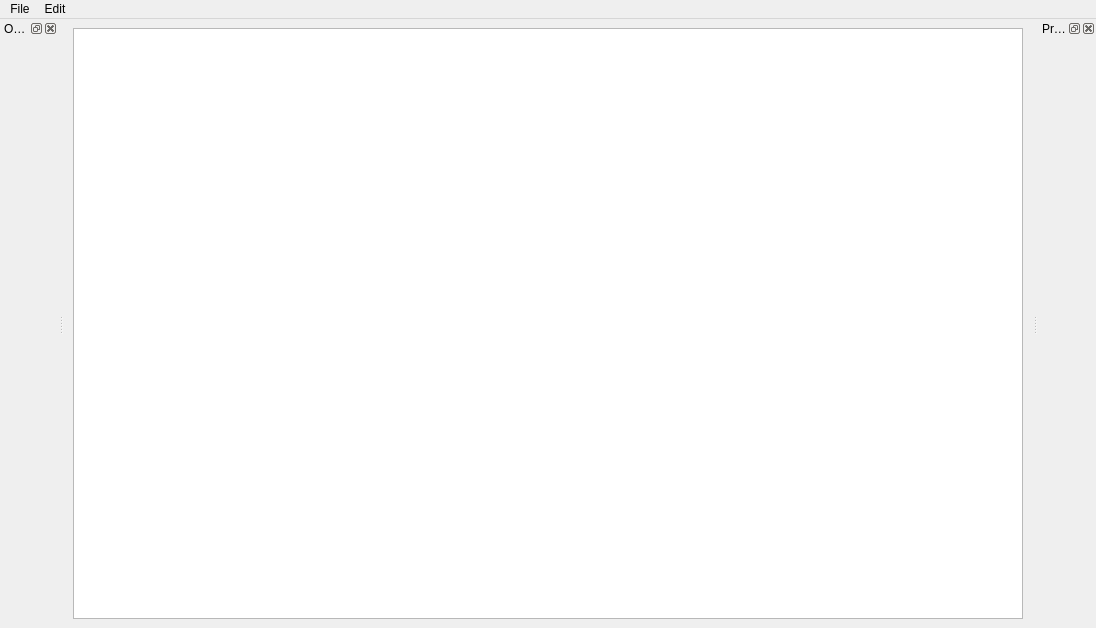
<?xml version="1.0" encoding="UTF-8"?>
<ui version="4.0">
 <class>UIMaker2</class>
 <widget class="QMainWindow" name="UIMaker2">
  <property name="geometry">
   <rect>
    <x>0</x>
    <y>0</y>
    <width>1096</width>
    <height>628</height>
   </rect>
  </property>
  <property name="windowTitle">
   <string>UIMaker2</string>
  </property>
  <widget class="QWidget" name="Grid">
   <layout class="QGridLayout" name="gridLayout">
    <item row="0" column="0">
     <widget class="QGraphicsView" name="graphicsView"/>
    </item>
   </layout>
  </widget>
  <widget class="QMenuBar" name="MenuBar">
   <property name="geometry">
    <rect>
     <x>0</x>
     <y>0</y>
     <width>1096</width>
     <height>20</height>
    </rect>
   </property>
   <widget class="QMenu" name="MenuFile">
    <property name="title">
     <string>File</string>
    </property>
    <addaction name="ActionNew"/>
    <addaction name="ActionLoad"/>
    <addaction name="separator"/>
    <addaction name="ActionExport"/>
    <addaction name="ActionBake"/>
   </widget>
   <widget class="QMenu" name="MenuEdit">
    <property name="title">
     <string>Edit</string>
    </property>
    <addaction name="ActionAddImage"/>
    <addaction name="ActionAddButton"/>
    <addaction name="ActionAddText"/>
    <addaction name="ActionAddStackLayout"/>
    <addaction name="ActionAddGridLayout"/>
    <addaction name="ActionAddScrollBox"/>
    <addaction name="ActionAddPanel"/>
    <addaction name="ActionAddProgressBar"/>
    <addaction name="ActionAddToggle"/>
    <addaction name="ActionAddDropdown"/>
    <addaction name="ActionAddTextInput"/>
    <addaction name="ActionAddIcon"/>
    <addaction name="ActionAddSprite"/>
    <addaction name="ActionAddTooltip"/>
    <addaction name="ActionAddModal"/>
    <addaction name="ActionAddTabContainer"/>
    <addaction name="ActionAddRadialMenu"/>
    <addaction name="ActionAddMinimap"/>
    <addaction name="ActionAddDragSlot"/>
    <addaction name="ActionAddListRepeater"/>
    <addaction name="separator"/>
    <addaction name="ActionCopy"/>
    <addaction name="ActionPaste"/>
    <addaction name="ActionCut"/>
    <addaction name="ActionDuplicate"/>
    <addaction name="separator"/>
    <addaction name="ActionUndo_2"/>
    <addaction name="ActionRedo_2"/>
    <addaction name="separator"/>
    <addaction name="ActionDelete"/>
   </widget>
   <addaction name="MenuFile"/>
   <addaction name="MenuEdit"/>
  </widget>
  <widget class="QDockWidget" name="ObjectHierarchy">
   <property name="sizePolicy">
    <sizepolicy hsizetype="Expanding" vsizetype="Expanding">
     <horstretch>0</horstretch>
     <verstretch>0</verstretch>
    </sizepolicy>
   </property>
   <property name="windowTitle">
    <string>Object Hierarchy</string>
   </property>
   <attribute name="dockWidgetArea">
    <number>1</number>
   </attribute>
   <widget class="QWidget" name="ObjectHierarchyContents"/>
  </widget>
  <widget class="QDockWidget" name="PropertyEditor">
   <property name="sizePolicy">
    <sizepolicy hsizetype="Expanding" vsizetype="Expanding">
     <horstretch>0</horstretch>
     <verstretch>0</verstretch>
    </sizepolicy>
   </property>
   <property name="windowTitle">
    <string>Property Editor</string>
   </property>
   <attribute name="dockWidgetArea">
    <number>2</number>
   </attribute>
   <widget class="QWidget" name="PropertyEditorContents"/>
  </widget>
  <action name="ActionNew">
   <property name="text">
    <string>New...</string>
   </property>
  </action>
  <action name="ActionLoad">
   <property name="text">
    <string>Load...</string>
   </property>
  </action>
  <action name="ActionMove">
   <property name="text">
    <string>Move</string>
   </property>
  </action>
  <action name="ActionScale">
   <property name="text">
    <string>Scale</string>
   </property>
  </action>
  <action name="ActionRotate">
   <property name="text">
    <string>Rotate</string>
   </property>
  </action>
  <action name="ActionAddImage">
   <property name="text">
    <string>Add Image...</string>
   </property>
  </action>
  <action name="ActionAddButton">
   <property name="text">
    <string>Add Button...</string>
   </property>
  </action>
  <action name="ActionAddText">
   <property name="text">
    <string>Add Text</string>
   </property>
  </action>
  <action name="ActionExport">
   <property name="text">
    <string>Export...</string>
   </property>
  </action>
  <action name="ActionBake">
   <property name="text">
    <string>Bake (.uibin)...</string>
   </property>
  </action>
  <action name="ActionCopy">
   <property name="text">
    <string>Copy</string>
   </property>
  </action>
  <action name="ActionPaste">
   <property name="text">
    <string>Paste</string>
   </property>
  </action>
  <action name="ActionCut">
   <property name="text">
    <string>Cut</string>
   </property>
  </action>
  <action name="ActionDuplicate">
   <property name="text">
    <string>Duplicate</string>
   </property>
  </action>
  <action name="ActionUndo_2">
   <property name="text">
    <string>Undo</string>
   </property>
  </action>
  <action name="ActionRedo_2">
   <property name="text">
    <string>Redo</string>
   </property>
  </action>
  <action name="ActionDelete">
   <property name="text">
    <string>Delete</string>
   </property>
  </action>
  <action name="ActionAddStackLayout">
   <property name="text">
    <string>Add Stack Layout</string>
   </property>
  </action>
  <action name="ActionAddGridLayout">
   <property name="text">
    <string>Add Grid Layout</string>
   </property>
  </action>
  <action name="ActionAddScrollBox">
   <property name="text">
    <string>Add Scroll Box</string>
   </property>
  </action>
  <action name="ActionAddPanel">
   <property name="text">
    <string>Add Panel</string>
   </property>
  </action>
  <action name="ActionAddProgressBar">
   <property name="text">
    <string>Add Progress Bar</string>
   </property>
  </action>
  <action name="ActionAddToggle">
   <property name="text">
    <string>Add Toggle</string>
   </property>
  </action>
  <action name="ActionAddDropdown">
   <property name="text">
    <string>Add Dropdown</string>
   </property>
  </action>
  <action name="ActionAddTextInput">
   <property name="text">
    <string>Add Text Input</string>
   </property>
  </action>
  <action name="ActionAddIcon">
   <property name="text">
    <string>Add Icon</string>
   </property>
  </action>
  <action name="ActionAddSprite">
   <property name="text">
    <string>Add Sprite</string>
   </property>
  </action>
  <action name="ActionAddTooltip">
   <property name="text">
    <string>Add Tooltip</string>
   </property>
  </action>
  <action name="ActionAddModal">
   <property name="text">
    <string>Add Modal</string>
   </property>
  </action>
  <action name="ActionAddTabContainer">
   <property name="text">
    <string>Add Tab Container</string>
   </property>
  </action>
  <action name="ActionAddRadialMenu">
   <property name="text">
    <string>Add Radial Menu</string>
   </property>
  </action>
  <action name="ActionAddMinimap">
   <property name="text">
    <string>Add Minimap</string>
   </property>
  </action>
  <action name="ActionAddDragSlot">
   <property name="text">
    <string>Add Drag Slot</string>
   </property>
  </action>
  <action name="ActionAddListRepeater">
   <property name="text">
    <string>Add List Repeater</string>
   </property>
  </action>
 </widget>
 <resources/>
 <connections/>
</ui>
